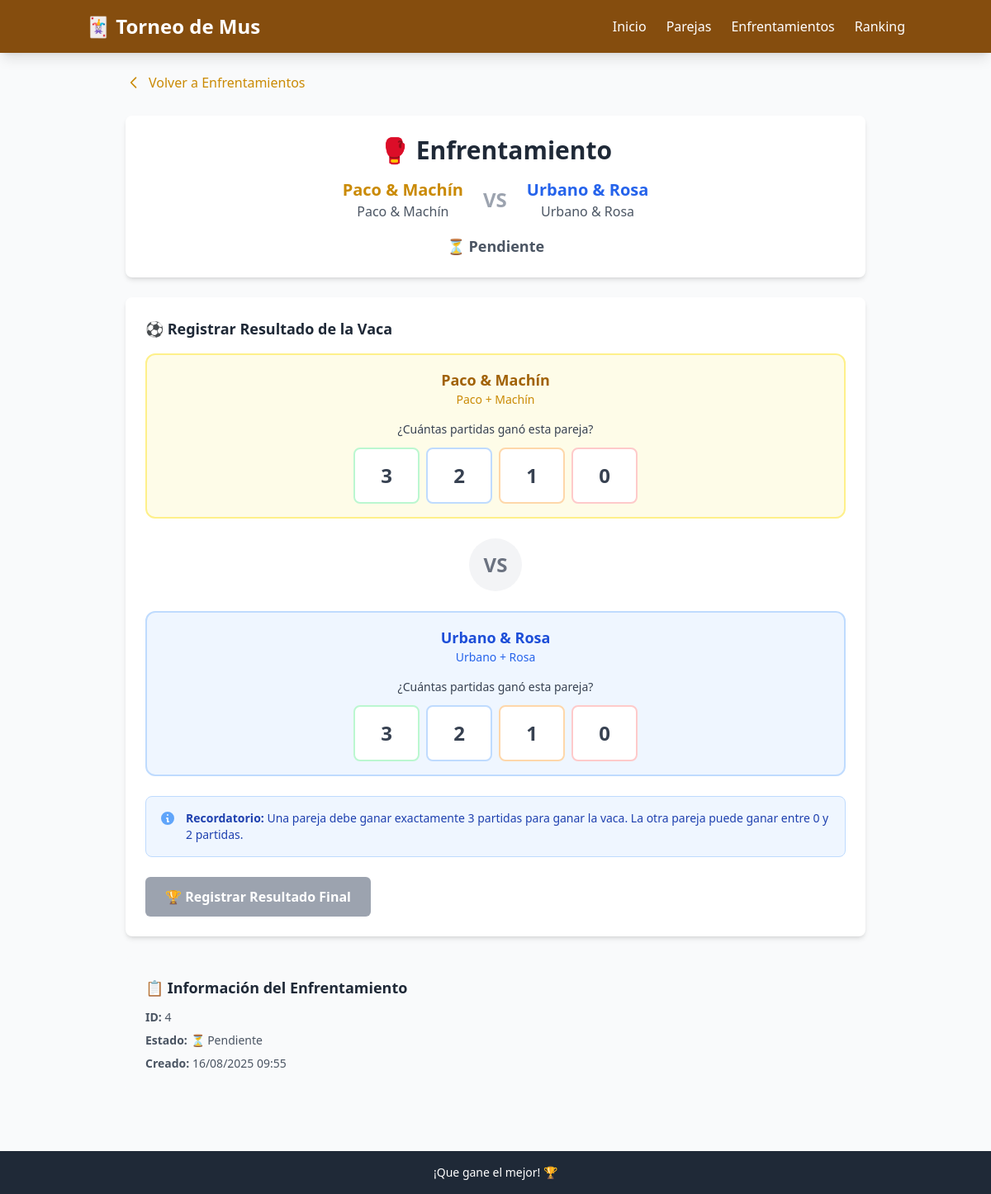
Page /matches/4 on the committed database.
### models.py (models this page shows)
class Team(Base):
    __tablename__ = "teams"
    id = Column(Integer, primary_key=True, index=True)
    name = Column(String, unique=True, index=True)
    player1 = Column(String)
    player2 = Column(String)
    created_at = Column(DateTime, server_default=func.now())
    matches_as_team1 = relationship("Match", foreign_keys="[Match.team1_id]", back_populates="team1")
    matches_as_team2 = relationship("Match", foreign_keys="[Match.team2_id]", back_populates="team2")
    won_matches = relationship("Match", foreign_keys="[Match.winner_id]", back_populates="winner")

class Match(Base):
    __tablename__ = "matches"
    id = Column(Integer, primary_key=True, index=True)
    team1_id = Column(Integer, ForeignKey("teams.id"))
    team2_id = Column(Integer, ForeignKey("teams.id"))
    status = Column(Enum(MatchStatus), default=MatchStatus.PENDING)
    winner_id = Column(Integer, ForeignKey("teams.id"), nullable=True)
    team1_games_won = Column(Integer, default=0)  # Partidas ganadas por team1
    team2_games_won = Column(Integer, default=0)  # Partidas ganadas por team2
    created_at = Column(DateTime, server_default=func.now())
    completed_at = Column(DateTime, nullable=True)
    team1 = relationship("Team", foreign_keys=[team1_id], back_populates="matches_as_team1")
    team2 = relationship("Team", foreign_keys=[team2_id], back_populates="matches_as_team2")
    winner = relationship("Team", foreign_keys=[winner_id], back_populates="won_matches")

### main.py (the view)
@app.get("/matches/{match_id}", response_class=HTMLResponse)
def match_detail(match_id: int, request: Request, db: Session = Depends(get_db)):
    match = db.query(Match).filter(Match.id == match_id).first()
    if not match:
        raise HTTPException(status_code=404, detail="Match not found")
    return templates.TemplateResponse("match_detail.html", {
        "request": request,
        "match": match
    })

### templates/match_detail.html (shortened to what this page needs)
{% extends "base.html" %}
{% block content %}
<div class="max-w-4xl mx-auto">
    <div class="mb-6">
        <a href="/matches"
           class="inline-flex items-center text-mus-600 hover:text-mus-700 transition-colors">
            <svg class="w-5 h-5 mr-2" fill="none" stroke="currentColor" viewBox="0 0 24 24">
                <path stroke-linecap="round" stroke-linejoin="round" stroke-width="2" d="M15 19l-7-7 7-7"></path>
            </svg>
            Volver a Enfrentamientos
        </a>
    </div>
    <div class="bg-white rounded-lg shadow-md p-6 mb-6">
        <div class="text-center">
            <h2 class="text-2xl md:text-3xl font-bold text-gray-800 mb-4">
                🥊 Enfrentamiento
            </h2>
            <div class="flex items-center justify-center space-x-6 mb-4">
                <div class="text-center">
                    <h3 class="text-xl font-bold text-mus-600">{{ match.team1.name }}</h3>
                    <p class="text-gray-600">
                        <span class="font-medium">{{ match.team1.player1 }}</span> &
                        <span class="font-medium">{{ match.team1.player2 }}</span>
                    </p>
                </div>
                <div class="text-2xl font-bold text-gray-400">VS</div>
                <div class="text-center">
                    <h3 class="text-xl font-bold text-blue-600">{{ match.team2.name }}</h3>
                    <p class="text-gray-600">
                        <span class="font-medium">{{ match.team2.player1 }}</span> &
                        <span class="font-medium">{{ match.team2.player2 }}</span>
                    </p>
                </div>
            </div>
            {% if match.status.value == 'completed' %}
                <div class="text-lg text-green-600 font-bold">
                    🎉 ¡{{ match.winner.name }} ganó la vaca {{ match.winner.id == match.team1_id and match.team1_games_won or match.team2_games_won }}-{{ match.winner.id == match.team1_id and match.team2_games_won or match.team1_games_won }}!
                </div>
            {% elif match.status.value == 'in_progress' %}
                <div class="text-lg text-orange-600 font-bold">
                    ⚡ En progreso
                </div>
            {% else %}
                <div class="text-lg text-gray-600 font-bold">
                    ⏳ Pendiente
                </div>
            {% endif %}
        </div>
    </div>
    {% if match.status.value != 'completed' %}
    <div class="bg-white rounded-lg shadow-md p-6 mb-6" x-data="matchResultForm()">
        <h3 class="text-lg font-semibold text-gray-800 mb-4">⚽ Registrar Resultado de la Vaca</h3>
        <form @submit.prevent="validateAndSubmit()" action="/matches/{{ match.id }}/set-result" method="post" class="space-y-6">
            <div class="space-y-6">
                <div class="bg-mus-50 border-2 border-mus-200 rounded-xl p-4">
                    <div class="text-center mb-4">
                        <h4 class="text-lg font-bold text-mus-700">{{ match.team1.name }}</h4>
                        <p class="text-sm text-mus-600">{{ match.team1.player1 }} + {{ match.team1.player2 }}</p>
                    </div>
                    <div class="text-center mb-3">
                        <p class="text-sm font-medium text-gray-700">¿Cuántas partidas ganó esta pareja?</p>
                    </div>
                    <div class="flex justify-center space-x-2">
                        <button type="button" @click="selectTeam1Games(3)"
                                :class="team1Games === '3' ? 'bg-green-600 text-white shadow-lg' : 'bg-white text-gray-700 hover:bg-green-50'"
                                class="flex-1 max-w-20 py-4 px-3 rounded-lg border-2 border-green-200 font-bold text-2xl transition-all duration-200 active:scale-95">
                            3
                        </button>
                        <button type="button" @click="selectTeam1Games(2)"
                                :class="team1Games === '2' ? 'bg-blue-600 text-white shadow-lg' : 'bg-white text-gray-700 hover:bg-blue-50'"
                                class="flex-1 max-w-20 py-4 px-3 rounded-lg border-2 border-blue-200 font-bold text-2xl transition-all duration-200 active:scale-95">
                            2
                        </button>
                        <button type="button" @click="selectTeam1Games(1)"
                                :class="team1Games === '1' ? 'bg-orange-600 text-white shadow-lg' : 'bg-white text-gray-700 hover:bg-orange-50'"
                                class="flex-1 max-w-20 py-4 px-3 rounded-lg border-2 border-orange-200 font-bold text-2xl transition-all duration-200 active:scale-95">
                            1
                        </button>
                        <button type="button" @click="selectTeam1Games(0)"
                                :class="team1Games === '0' ? 'bg-red-600 text-white shadow-lg' : 'bg-white text-gray-700 hover:bg-red-50'"
                                class="flex-1 max-w-20 py-4 px-3 rounded-lg border-2 border-red-200 font-bold text-2xl transition-all duration-200 active:scale-95">
                            0
                        </button>
                    </div>
                </div>
                <div class="text-center">
                    <div class="inline-flex items-center justify-center w-16 h-16 bg-gray-100 rounded-full">
                        <span class="text-2xl font-bold text-gray-500">VS</span>
                    </div>
                </div>
                <div class="bg-blue-50 border-2 border-blue-200 rounded-xl p-4">
                    <div class="text-center mb-4">
                        <h4 class="text-lg font-bold text-blue-700">{{ match.team2.name }}</h4>
                        <p class="text-sm text-blue-600">{{ match.team2.player1 }} + {{ match.team2.player2 }}</p>
                    </div>
                    <div class="text-center mb-3">
                        <p class="text-sm font-medium text-gray-700">¿Cuántas partidas ganó esta pareja?</p>
                    </div>
                    <div class="flex justify-center space-x-2">
                        <button type="button" @click="selectTeam2Games(3)"
                                :class="team2Games === '3' ? 'bg-green-600 text-white shadow-lg' : 'bg-white text-gray-700 hover:bg-green-50'"
                                class="flex-1 max-w-20 py-4 px-3 rounded-lg border-2 border-green-200 font-bold text-2xl transition-all duration-200 active:scale-95">
                            3
                        </button>
                        <button type="button" @click="selectTeam2Games(2)"
                                :class="team2Games === '2' ? 'bg-blue-600 text-white shadow-lg' : 'bg-white text-gray-700 hover:bg-blue-50'"
                                class="flex-1 max-w-20 py-4 px-3 rounded-lg border-2 border-blue-200 font-bold text-2xl transition-all duration-200 active:scale-95">
                            2
                        </button>
                        <button type="button" @click="selectTeam2Games(1)"
                                :class="team2Games === '1' ? 'bg-orange-600 text-white shadow-lg' : 'bg-white text-gray-700 hover:bg-orange-50'"
                                class="flex-1 max-w-20 py-4 px-3 rounded-lg border-2 border-orange-200 font-bold text-2xl transition-all duration-200 active:scale-95">
                            1
                        </button>
                        <button type="button" @click="selectTeam2Games(0)"
                                :class="team2Games === '0' ? 'bg-red-600 text-white shadow-lg' : 'bg-white text-gray-700 hover:bg-red-50'"
                                class="flex-1 max-w-20 py-4 px-3 rounded-lg border-2 border-red-200 font-bold text-2xl transition-all duration-200 active:scale-95">
                            0
                        </button>
                    </div>
                </div>
            </div>
            <div class="bg-blue-50 border border-blue-200 rounded-lg p-4">
                <div class="flex items-start">
                    <div class="flex-shrink-0">
                        <svg class="w-5 h-5 text-blue-400" fill="currentColor" viewBox="0 0 20 20">
                            <path fill-rule="evenodd" d="M18 10a8 8 0 11-16 0 8 8 0 0116 0zm-7-4a1 1 0 11-2 0 1 1 0 012 0zM9 9a1 1 0 000 2v3a1 1 0 001 1h1a1 1 0 100-2v-3a1 1 0 00-1-1H9z" clip-rule="evenodd"></path>
                        </svg>
                    </div>
                    <div class="ml-3">
                        <p class="text-sm text-blue-800">
                            <strong>Recordatorio:</strong> Una pareja debe ganar exactamente 3 partidas para ganar la vaca. La otra pareja puede ganar entre 0 y 2 partidas.
                        </p>
                    </div>
                </div>
            </div>
            <button type="submit"
                    :disabled="!isValid || isSubmitting"
                    :class="isValid && !isSubmitting ? 'bg-green-600 hover:bg-green-700' : 'bg-gray-400 cursor-not-allowed'"
                    class="w-full md:w-auto text-white px-6 py-3 rounded-md font-semibold transition-colors">
                <span x-show="!isSubmitting">🏆 Registrar Resultado Final</span>
            </button>
        </form>
    </div>
    {% endif %}
    <div class="bg-gray-50 rounded-lg p-6">
        <h3 class="text-lg font-semibold text-gray-800 mb-3">📋 Información del Enfrentamiento</h3>
        <div class="space-y-2 text-sm text-gray-600">
            <p><strong>ID:</strong> {{ match.id }}</p>
            <p><strong>Estado:</strong>
                {% if match.status.value == 'completed' %}
                    ✅ Completado
                {% elif match.status.value == 'in_progress' %}
                    ⚡ En progreso
                {% else %}
                    ⏳ Pendiente
                {% endif %}
            </p>
            <p><strong>Creado:</strong> {{ match.created_at.strftime('%d/%m/%Y %H:%M') if match.created_at else 'N/A' }}</p>
        </div>
    </div>
</div>
{% endblock %}

### rows in the picture
Team: team1.name "Paco & Machín", team1.player1 "Paco", team1.player2 "Machín"
Team: team2.name "Urbano & Rosa", team2.player1 "Urbano", team2.player2 "Rosa"
Match: id "4", created_at "16/08/2025 09:55"
